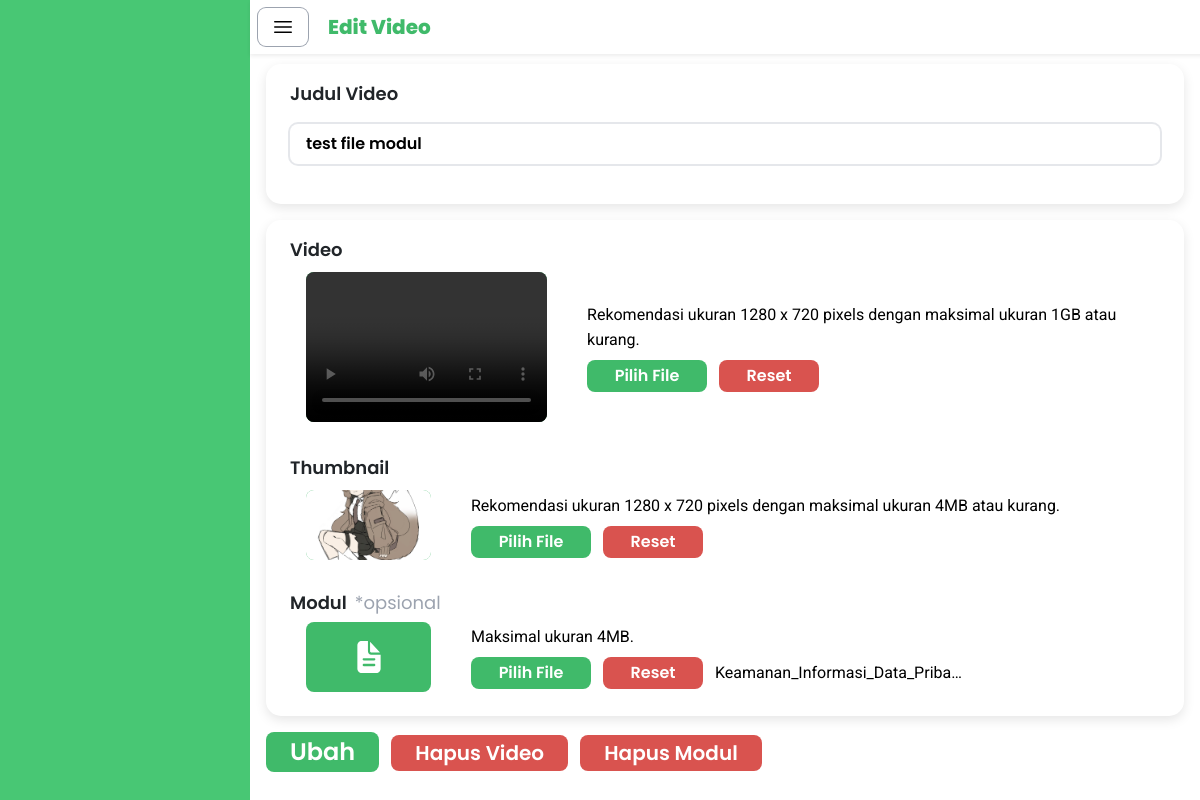
Screenshot of /guru/edit_video/index.php?videoID=19 (signed in) with the database file from the repository.
### tables this page shows
CREATE TABLE IF NOT EXISTS `video` (
  `videoID` int NOT NULL AUTO_INCREMENT,
  `teacherID` int NOT NULL,
  `video` varchar(255) NOT NULL DEFAULT '',
  `thumbnail` varchar(255) NOT NULL DEFAULT '',
  `title` varchar(255) NOT NULL,
  `views` int NOT NULL,
  `upload_date` datetime NOT NULL,
  `favorite` int DEFAULT '0',
  PRIMARY KEY (`videoID`),
  KEY `teacherID` (`teacherID`),
  CONSTRAINT `video_ibfk_1` FOREIGN KEY (`teacherID`) REFERENCES `guru` (`teacherID`) ON DELETE CASCADE ON UPDATE CASCADE
);

CREATE TABLE IF NOT EXISTS `modul` (
  `moduleID` int NOT NULL AUTO_INCREMENT,
  `teacherID` int NOT NULL,
  `videoID` int NOT NULL,
  `title` varchar(255) NOT NULL,
  `download` int NOT NULL,
  `modul` varchar(255) NOT NULL,
  PRIMARY KEY (`moduleID`),
  KEY `teacherID` (`teacherID`),
  KEY `FK_modul_video` (`videoID`),
  CONSTRAINT `FK_modul_guru` FOREIGN KEY (`teacherID`) REFERENCES `guru` (`teacherID`),
  CONSTRAINT `FK_modul_video` FOREIGN KEY (`videoID`) REFERENCES `video` (`videoID`)
);

### guru/edit_video/index.php (the view, shortened to what this page needs)
<?php
    $servername = "localhost";
    $username = "root";
    $password = "";
    $dbname = "study_tube";
    $conn = new mysqli($servername, $username, $password, $dbname);
    if (isset($_GET['videoID'])) {
        $videoID = $_GET['videoID'];
    } else {
        die("Video ID is required");
    }
    $sqlvideo = "SELECT
                thumbnail,
                title,
                video,
                views
            FROM
                video
            WHERE
                videoID = ?
            ";
    $stmt = $conn->prepare($sqlvideo);
    $stmt->bind_param("i", $videoID);
    $stmt->execute();
    $dataVideo = $stmt->get_result()->fetch_assoc();
    $sqlmodul = "SELECT
                title as modul_title,
                moduleID,
                modul
            FROM
                modul
            WHERE
                videoID = ?
            ";
    $stmt = $conn->prepare($sqlmodul);
    $stmt->bind_param("i", $videoID);
    $stmt->execute();
    $dataModul = $stmt->get_result()->fetch_assoc();
?>
<!DOCTYPE html>
<html lang="en">
<head>
    <script src="https://cdn.tailwindcss.com"></script>
    <link href="https://cdn.jsdelivr.net/npm/bootstrap@5.3.3/dist/css/bootstrap.min.css" rel="stylesheet">
    <link rel="stylesheet" href="/Study-Tube/guru/style.css">
</head>
<body>
    <div id="sidebar" class="fixed top-0 left-0 h-screen bg-[#40BA6A]"></div>
    <div id="mainContent" class="main-content">
        <div class="fixed top-0 w-full bg-white z-50 shadow-sm">
            <div class="flex items-center space-x-5 p-2">
                <button id="toggleSidebar" class="btn rounded-lg ring-1 ring-gray-400 bg-white">
                    <svg xmlns="http://www.w3.org/2000/svg" fill="none" viewBox="0 0 24 24" stroke-width="1.5" stroke="black" class="size-6">
                        <path stroke-linecap="round" stroke-linejoin="round" d="M3.75 6.75h16.5M3.75 12h16.5m-16.5 5.25h16.5" />
                    </svg>
                </button>
                <h1 class="font-poppins font-extrabold text-[#40BA6A] text-xl my-auto">Edit Video</h1>
            </div>
        </div>
        <div class="container mt-12 p-3">
            <form method="POST" action="uploadVideo.php" enctype="multipart/form-data">
                <div class="col-rounded-shadow mx-auto p-2 px-4 h-auto w-auto py-3 mb-3">
                    <div class="font-poppins text-lg mb-3 mx-auto">Judul Video</div>
                    <div class="relative flex items-center w-full mb-4">
                        <input
                            type="text"
                            name="judul"
                            placeholder="Masukkan judul video"
                            value="<?php echo $dataVideo['title']; ?>"
                            class="w-full pl-4 pr-4 py-2 rounded-lg bg-white text-black font-poppins placeholder-gray-400 outline-none ring-2 ring-gray-200 focus:ring focus:ring-[#40BA6A]"
                            required
                        />
                    </div>
                </div>
                <div class="col-rounded-shadow mx-auto p-2 px-4 h-auto w-auto py-3">
                    <div class="font-poppins text-lg mx-auto">Video</div>
                        <div class="flex space-x-10 p-2 ml-2 items-center">
                            <div class="overflow-hidden w-[250px] h-[150px] bg-[#40BA6A] rounded-lg flex items-center justify-center">
                                <video id="videoPreview" class="w-full h-full object-cover" controls>
                                    <source src="<?php echo $dataVideo['video']; ?>" type="video/mp4">
                                </video>
                            </div>
                            <div class="flex-grow ml-4">
                                <span class="font-roboto font-normal text-black">
                                    Rekomendasi ukuran 1280 x 720 pixels dengan maksimal ukuran 1GB atau kurang.
                                </span>
                                <div class="flex flex-auto mt-2 space-x-3 w-auto">
                                    <div class="flex flex-col space-y-2">
                                        <div class="flex flex-row space-x-3">
                                            <label for="video_file"
                                                class="py-1 px-6 w-[120px] text-white font-semibold rounded-lg bg-[#40BA6A] font-poppins cursor-pointer text-center">
                                                Pilih File
                                            </label>
                                            <button type="button" id="resetVideoButton" class="py-1 px-6 w-[100px] text-white font-semibold rounded-lg bg-[#D9534F] font-poppins cursor-pointer text-center">
                                                Reset
                                            </button>
                                        </div>
                                    </div>
                                </div>
                            </div>
                        </div>
                    <div class="font-poppins text-lg mx-auto mt-4">Thumbnail</div>
                        <div class="flex space-x-10 p-2 ml-2 items-center">
                            <div class="overflow-hidden w-[125px] h-[70px] bg-[#40BA6A] rounded-lg flex items-center justify-center">
                                <img id="profileImage" src="<?php echo $dataVideo['thumbnail']; ?>" alt="Preview Gambar" class="w-full h-full object-cover" />
                            </div>
                            <div class="flex-grow ml-4">
                                <span class="font-roboto font-normal text-black">
                                    Rekomendasi ukuran 1280 x 720 pixels dengan maksimal ukuran 4MB atau kurang.
                                </span>
                                <div class="flex flex-auto mt-2 space-x-3 w-auto">
                                    <div class="flex flex-col space-y-2">
                                        <div class="flex flex-row space-x-3">
                                            <label for="profile_photo"
                                                class="py-1 px-6 w-[120px] text-white font-semibold rounded-lg bg-[#40BA6A] font-poppins cursor-pointer text-center">
                                                Pilih File
                                            </label>
                                            <button type="button" id="resetButton" class="py-1 px-6 w-[100px] text-white font-semibold rounded-lg bg-[#D9534F] font-poppins cursor-pointer text-center">
                                                Reset
                                            </button>
                                        </div>
                                    </div>
                                </div>
                            </div>
                        </div>
                    <span class="flex font-poppins text-lg mx-auto mt-4 space-x-2">
                        <h1 class="">Modul</h1>
                        <h1 class="text-gray-400 font-normal">*opsional</h1>
                    </span>
                        <div class="flex space-x-10 p-2 ml-2 items-center">
                            <div id="profileBg" class="overflow-hidden w-[125px] h-[70px] bg-[#40BA6A] rounded-lg flex items-center justify-center">
                            </div>
                            <div class="flex-grow ml-4">
                                <span class="font-roboto font-normal text-black">
                                    Maksimal ukuran 4MB.
                                </span>
                                <div class="flex flex-auto mt-2 space-x-3 w-auto">
                                    <div class="flex flex-col space-y-2">
                                        <div class="flex flex-row space-x-3">
                                            <label for="module_file"
                                                class="py-1 px-6 w-[120px] text-white font-semibold rounded-lg bg-[#40BA6A] font-poppins cursor-pointer text-center">
                                                Pilih File
                                            </label>
                                            <button type="button" id="resetFileButton" class="py-1 px-6 w-[100px] text-white font-semibold rounded-lg bg-[#D9534F] font-poppins cursor-pointer text-center">
                                            Reset
                                            </button>
                                            <span id="fileNameDisplay"
                                            style="width: 250px; overflow: hidden; white-space: nowrap; text-overflow: ellipsis; display: inline-block;"
                                            class="font-roboto font-normal text-black mt-1 ml-2">
                                            <?php echo $dataModul['modul_title']; ?>
                                            </span>
                                        </div>
                                    </div>
                                </div>
                            </div>
                        </div>
                </div>
                <button type="submit" name="edit"
                    class="py-1 px-6 text-white font-semibold text-2xl rounded-lg bg-[#40BA6A] font-poppins cursor-pointer mt-3 text-center">
                    Ubah
                </button>
                <button type="submit" name="deleteVideo"
                    class="py-1 px-6 text-white font-semibold text-xl rounded-lg bg-[#D9534F] font-poppins cursor-pointer mt-3 ml-2 text-center">
                    Hapus Video
                </button>
                <button type="submit" name="deleteModul"
                    class="py-1 px-6 text-white font-semibold text-xl rounded-lg bg-[#D9534F] font-poppins cursor-pointer mt-3 ml-2 text-center">
                    Hapus Modul
                </button>
            </form>
        </div>
    </div>
</body>
</html>

### guru/style.css (style rules this page uses)
input::placeholder { font-family: 'Poppins', sans-serif; font-weight: 600; font-size: 18px; color: #888; }
.font-poppins { font-family: 'Poppins', sans-serif; font-weight: 600; }
.col-rounded-shadow { border-radius: 15px; box-shadow: 0px 4px 12px rgba(0, 0, 0, 0.1); }
.font-roboto { font-family: 'Roboto', sans-serif; font-weight: 600; }
#sidebar { height: 100vh; position: fixed; top: 0; left: 0; z-index: 10; transition: transform 0.3s ease-in-out; width: 250px; background-color: #48c774; color: white; }
.main-content { margin-left: 250px; transition: margin-left 0.3s ease-in-out; }

### rows the page displays
video: judul "test file modul", thumbnail (picture)
modul: title "Keamanan_Informasi_Data_Priba…"
